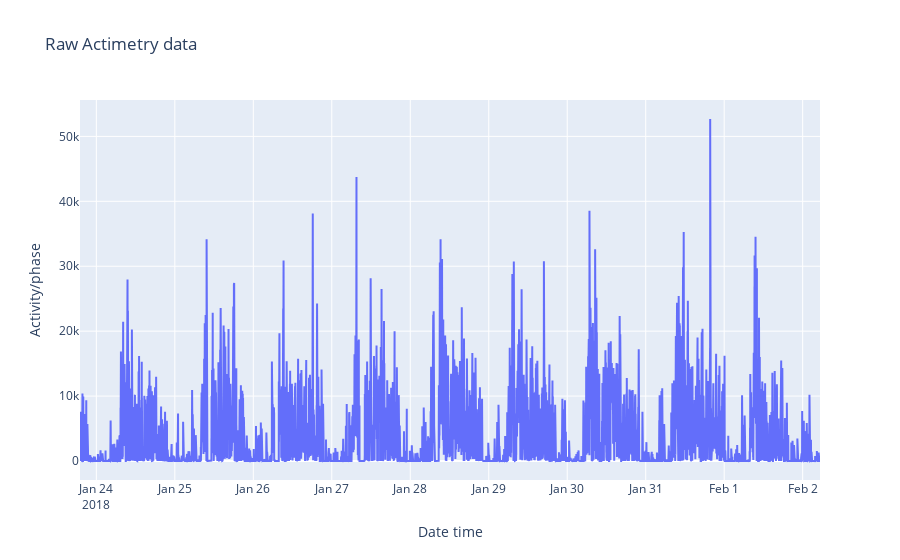

Source (notebook cell):
### Code cell
layout = Layout(
    title="Raw Actimetry data",
    xaxis=dict(title="Date time"), 
    yaxis=dict(title="Activity/phase"), 
    showlegend=False
)

iplot(Figure(data=[Scatter(x=rawAWD.data.index, y=rawAWD.data)], layout=layout))

### Figure 1 — Plotly figure (JSON) as saved in the notebook; plotly's stock layout.template omitted (floating-point values rounded to 4 significant figures; data arrays with more than 128 entries replaced by an {"elided": "..."} marker saying what was removed)
{"data": [{"type": "scatter", "x": {"elided": "13579 str values"}, "y": {"elided": "13579 int values"}}], "layout": {"showlegend": false, "title": {"text": "Raw Actimetry data"}, "xaxis": {"title": {"text": "Date time"}}, "yaxis": {"title": {"text": "Activity/phase"}}}}
